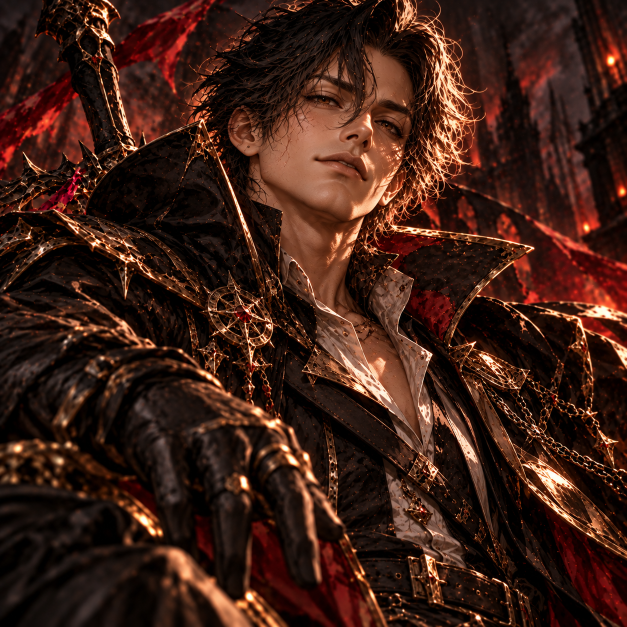
#> input picture design/mythclash/opponents/b-normal.png, 1254 x 1254 px (shown at 1/2 size); its folder holds 4 pictures in this run
$ python make_opponents.py
#> lines starting #> are read from the running program, lines starting #| are printed output that depends on the picture
"""
対戦相手の顔の絵(企画者が ChatGPT で描いた絵。design/mythclash/opponents/<id>.png)を、ゲームで使う形にする(2026-10-27)。
- 顔のまわりを正方形に切り出して、384×384 にする → public/assets/mythclash/opponents/<id>.webp
  (ゲームでは丸く切り取って出す。src/ui/opponentFace.ts)
- 切り出す所(元の絵の座標 x0, y0, 一辺)は CROPS に書く。書いていない絵は、まん中より少し上を切り出す
- id: t<階>-<戦い>(t1-3 = 1階のボス)、b-weak / b-normal / b-strong(バトルモード)
絵そのものは描き直さない。
使い方: python3 -I design/mythclash/make_opponents.py
"""
import glob
import os

from PIL import Image

HERE = os.path.dirname(os.path.abspath(__file__))
ROOT = os.path.dirname(os.path.dirname(HERE))
SRC = os.path.join(HERE, 'opponents')
OUT = os.path.join(ROOT, 'public/assets/mythclash/opponents')
SIZE = 384

CROPS = {
    't1-1': (270, 0, 860),
    't1-2': (170, 0, 860),
    't1-3': (220, 0, 820),
    't2-1': (210, 0, 860),
    't2-2': (230, 0, 860),
    't2-3': (220, 0, 860),
    't3-1': (220, 0, 860),
    't3-2': (230, 0, 860),
    't3-3': (290, 0, 900),
    't4-1': (240, 0, 860),
    't4-2': (260, 0, 860),
    't4-3': (220, 0, 860),
    't5-1': (220, 0, 860),
    't5-2': (240, 0, 860),
    't5-3': (260, 0, 860),
    't6-1': (260, 0, 860),
    't6-2': (240, 0, 860),
    't6-3': (200, 0, 860),
    't7-1': (250, 20, 860),
    't7-2': (240, 0, 860),
    't7-3': (240, 20, 860),
    't8-1': (190, 0, 860),
    't8-2': (250, 0, 860),
    't8-3': (220, 0, 860),
    't9-1': (240, 30, 860),
    't9-2': (200, 0, 860),
    't9-3': (200, 0, 860),
    't10-1': (240, 0, 860),
    't10-2': (250, 0, 860),
    't10-3': (230, 0, 860),
    'b-weak': (220, 0, 860),
    'b-normal': (240, 0, 860),
    'b-strong': (220, 0, 860),
}

os.makedirs(OUT, exist_ok=True)
for path in sorted(glob.glob(os.path.join(SRC, '*.png'))):
    oid = os.path.splitext(os.path.basename(path))[0]
    im = Image.open(path).convert('RGB')
#> im is the input picture: PIL image 1254x1254 RGB; mean R, G, B 62.2, 31.6, 21.4
    w, h = im.size
#> w = 1254; h = 1254
    if oid in CROPS:
        x0, y0, side = CROPS[oid]
    else:
        side = int(min(w, h) * 0.65)
        x0, y0 = (w - side) // 2, max(0, int(h * 0.3) - side // 2)
    x0 = max(0, min(w - side, x0))
#> x0 = 240
    y0 = max(0, min(h - side, y0))
#> y0 = 0
    im.crop((x0, y0, x0 + side, y0 + side)).resize((SIZE, SIZE), Image.LANCZOS).save(os.path.join(OUT, f'{oid}.webp'), 'WEBP', quality=82, method=6)
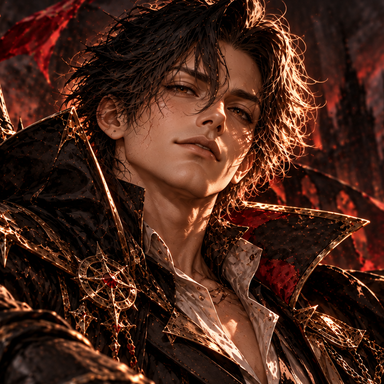
#> saved as b-normal.webp: PIL image 384x384 RGB; mean R, G, B 72.3, 38.2, 26
    print(oid, (x0, y0, side))
#| b-normal (240, 0, 860)
#> pass 2 of the loop `for path in sorted(glob.glob(os.path.join(SRC, '*.png'))):`:
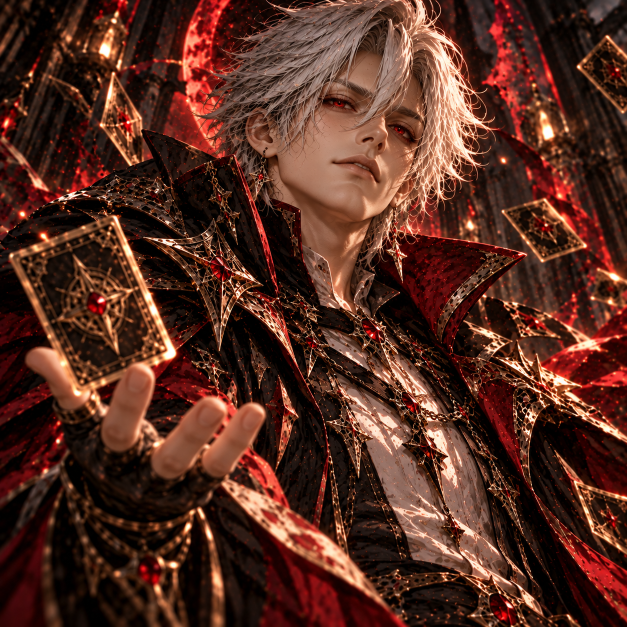
#> input picture design/mythclash/opponents/b-strong.png, 1254 x 1254 px (shown at 1/2 size)
#> im is the input picture: PIL image 1254x1254 RGB; mean R, G, B 85.6, 44.7, 32.8
#> `im.crop((x0, y0, x0 + side, y0 + side)).resize((SIZE, SIZE), Image.LAN..`:
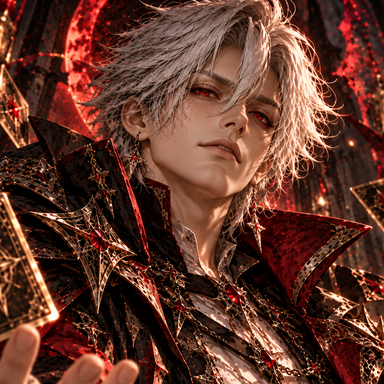
#> saved as b-strong.webp: PIL image 384x384 RGB; mean R, G, B 98.8, 55, 41.6
#| b-strong (220, 0, 860)
#> pass 3 of the loop `for path in sorted(glob.glob(os.path.join(SRC, '*.png'))):`:
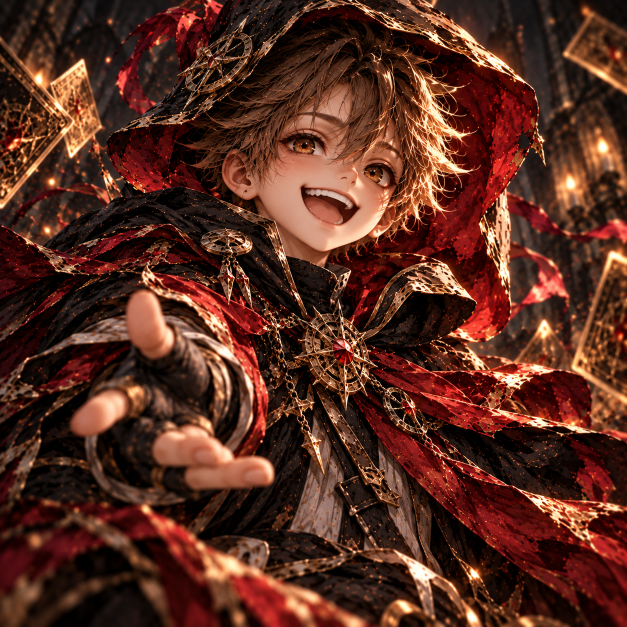
#> input picture design/mythclash/opponents/b-weak.png, 1254 x 1254 px (shown at 1/2 size)
#> im is the input picture: PIL image 1254x1254 RGB; mean R, G, B 88.1, 44.6, 31.7
#> `im.crop((x0, y0, x0 + side, y0 + side)).resize((SIZE, SIZE), Image.LAN..`:
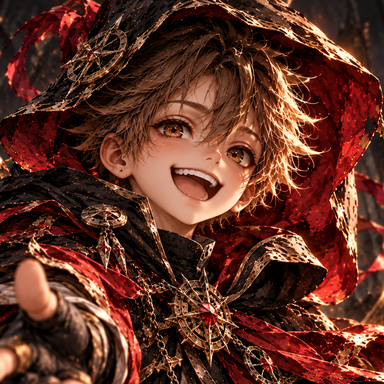
#> saved as b-weak.webp: PIL image 384x384 RGB; mean R, G, B 96.8, 49.4, 35.8
#| b-weak (220, 0, 860)
#> the loop made 4 passes; the first 3 are shown
